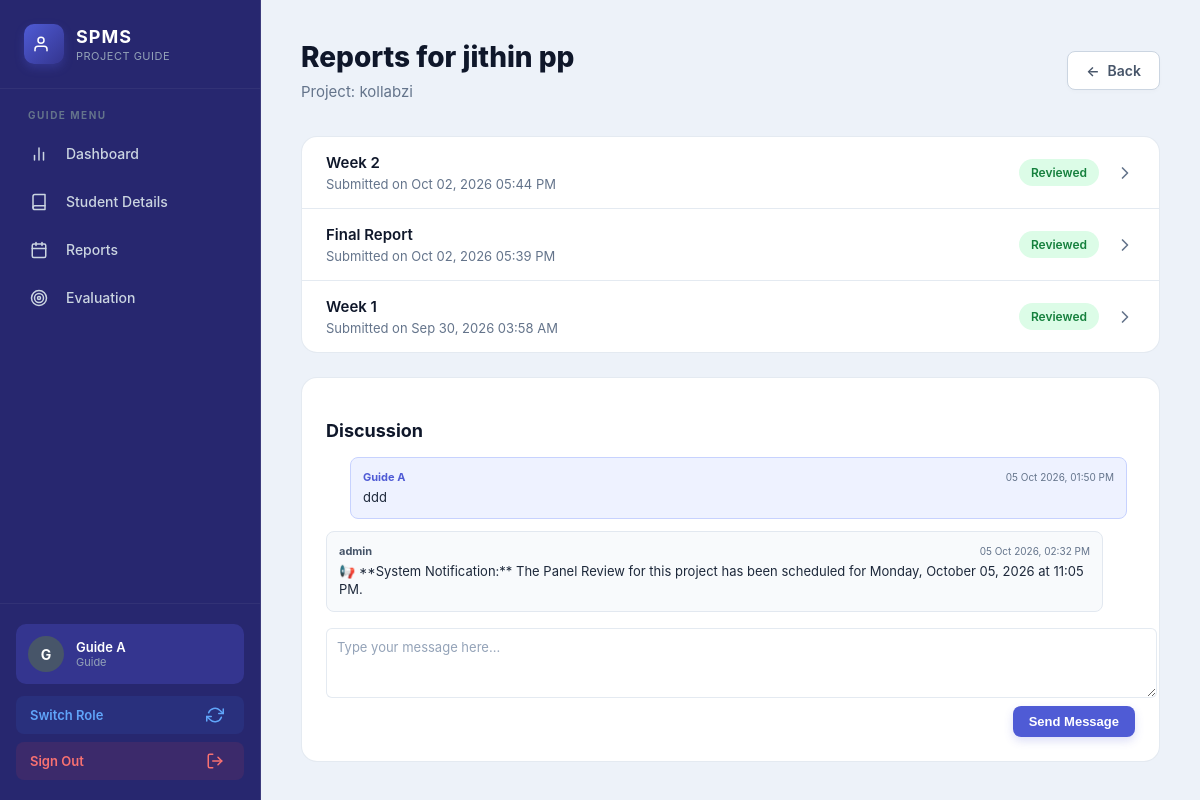
The page /guides/project/18/reports/ (signed in) on the database its author committed.
### accounts/models.py (models this page shows, shortened)
class User(AbstractUser):
    is_student = models.BooleanField(default=False)
    is_coordinator = models.BooleanField(default=False)
    is_faculty = models.BooleanField(default=False)
    is_expert = models.BooleanField(default=False)
    is_guide = models.BooleanField(default=False)
    is_panel = models.BooleanField(default=False)
    phone = models.CharField(
        max_length=15,
        blank=True,
        null=True
    )
    roll_number = models.CharField(
        max_length=50,
        blank=True,
        null=True
    )
    department = models.CharField(
        max_length=100,
        blank=True,
        null=True
    )
    domain_of_expertise = models.CharField(
        max_length=200,
        blank=True,
        null=True
    )
    semester = models.CharField(
        max_length=20,
        blank=True,
        null=True
    )
    batch = models.CharField(
        max_length=20,
        blank=True,
        null=True
    )

### projects/models.py (models this page shows, shortened)
class ProjectProposal(models.Model):
    PROJECT_TYPE_CHOICES = [
        ("MINI", "Mini Project"),
        ("MAIN", "Main Project"),
    ]
    STATUS_CHOICES = [
        ("SUBMITTED", "Submitted"),
        ("EXPERT_ASSIGNED", "Expert Assigned"),
        ("CHANGES_REQUESTED", "Changes Requested"),
        ("CHANGES_SENT_TO_STUDENT", "Changes Sent To Student"),
        ("EXPERT_APPROVED", "Expert Approved"),
        ("COORDINATOR_APPROVED", "Coordinator Approved"),
        ("GUIDE_ASSIGNED", "Guide Assigned"),
        ("GUIDE_REJECTED", "Guide Rejected"),
        ("IN_PROGRESS", "In Progress"),
        ("COMPLETED", "Completed"),
        ("REJECTED", "Rejected"),
    ]
    student = models.ForeignKey(
        settings.AUTH_USER_MODEL,
        on_delete=models.CASCADE,
        related_name="project_proposals",
        limit_choices_to={"is_student": True}
    )
    project_type = models.CharField(
        max_length=10,
        choices=PROJECT_TYPE_CHOICES,
        default="MAIN"
    )
    title = models.CharField(max_length=255)
    abstract = models.TextField(blank=True)
    domain = models.CharField(
        max_length=255,
        blank=True
    )
    technologies = models.TextField(
        blank=True
    )
    description = models.TextField(
        blank=True
    )
    proposal_document = models.FileField(
        upload_to="proposals/",
        blank=True,
        null=True
    )
    domain_expert = models.ForeignKey(
        settings.AUTH_USER_MODEL,
        on_delete=models.SET_NULL,
        null=True,
        blank=True,
        related_name="expert_proposals",
        limit_choices_to={"is_expert": True}
    )
    expert_comments = models.TextField(
        blank=True,
        null=True
    )
    status = models.CharField(
        max_length=40,
        choices=STATUS_CHOICES,
        default="SUBMITTED"
    )
    guide = models.ForeignKey(
        settings.AUTH_USER_MODEL,
        on_delete=models.SET_NULL,
        null=True,
        blank=True,
        related_name="guided_proposals",
        limit_choices_to={"is_guide": True}
    )
    panel_members = models.ManyToManyField(
        settings.AUTH_USER_MODEL,
        blank=True,
        related_name="assigned_panel_projects",
        limit_choices_to={"is_panel": True},
    )
    guide_rejection_reason = models.TextField(
        blank=True,
        null=True
    )
    guide_rejected_at = models.DateTimeField(
        blank=True,
        null=True
    )
    review_date = models.DateTimeField(
        blank=True,
        null=True,
        help_text="Scheduled date and time for the project review by the panel."
    )
    submitted_at = models.DateTimeField(
        auto_now_add=True
    )
    updated_at = models.DateTimeField(
        auto_now=True
    )

class ProjectProgress(models.Model):
    REPORT_CHOICES = [
        (
            "PROGRESS_1",
            "Progress Report 1"
        ),
        (
            "PROGRESS_2",
            "Progress Report 2"
        ),
        (
            "PROGRESS_3",
            "Progress Report 3"
        ),
        (
            "FINAL_REPORT",
            "Final Report"
        ),
    ]
    STATUS_CHOICES = [
        (
            "SUBMITTED",
            "Submitted"
        ),
        (
            "REVIEWED",
            "Reviewed"
        ),
        (
            "CHANGES_REQUIRED",
            "Changes Required"
        ),
    ]
    project = models.ForeignKey(
        ProjectProposal,
        on_delete=models.CASCADE,
        related_name="progress_reports"
    )
    student = models.ForeignKey(
        settings.AUTH_USER_MODEL,
        on_delete=models.CASCADE,
        related_name="progress_reports",
        limit_choices_to={
            "is_student": True
        }
    )
    report_type = models.CharField(
        max_length=30,
        choices=REPORT_CHOICES
    )
    week_number = models.PositiveIntegerField(
        blank=True,
        null=True
    )
    title = models.CharField(
        max_length=200
    )
    description = models.TextField()
    document = models.FileField(
        upload_to="progress_reports/",
        blank=True,
        null=True
    )
    status = models.CharField(
        max_length=30,
        choices=STATUS_CHOICES,
        default="SUBMITTED"
    )
    marks = models.DecimalField(
        max_digits=5,
        decimal_places=2,
        null=True,
        blank=True
    )
    detailed_marks = models.JSONField(
        default=dict,
        blank=True
    )
    guide_feedback = models.TextField(
        blank=True,
        null=True
    )
    submitted_at = models.DateTimeField(
        auto_now_add=True
    )
    reviewed_at = models.DateTimeField(
        blank=True,
        null=True
    )
    class Meta:
        ordering = [
            "submitted_at"
        ]
    @property
    def week_label(self):
        week_number = self.week_number
        if week_number is None:
            week_number = {
                "PROGRESS_1": 1,
                "PROGRESS_2": 2,
                "PROGRESS_3": 3,
            }.get(self.report_type)
        return f"Week {week_number}" if week_number else ""

class ProjectMessage(models.Model):
    project = models.ForeignKey(
        ProjectProposal,
        on_delete=models.CASCADE,
        related_name="messages"
    )
    sender = models.ForeignKey(
        settings.AUTH_USER_MODEL,
        on_delete=models.CASCADE,
        related_name="sent_messages"
    )
    message = models.TextField()
    created_at = models.DateTimeField(auto_now_add=True)
    class Meta:
        ordering = ["created_at"]

### guides/views.py (the view, shortened to what this page needs)
    @login_required
    def wrapper(request, *args, **kwargs):
        return view_func(
            request,
            *args,
            **kwargs
        )

### templates/guide/student_reports_list.html (shortened to what this page needs)
{% extends "base.html" %}
{% load static %}
{% block content %}
<div class="dashboard-layout">
    {% include 'guide/sidebar.html' %}
    <main class="dashboard-main">
        <header class="dashboard-header">
            <div class="header-content">
                <h1>Reports for {{ project.student.get_full_name|default:project.student.username }}</h1>
                <p>Project: {{ project.title }}</p>
            </div>
            <div class="header-actions">
                <a href="{% url 'guides:reports' %}" class="btn-secondary">
                    <span>←</span>
                    <span>Back</span>
                </a>
            </div>
        </header>
        <section class="recent-section">
            <div class="recent-card">
                {% if reports %}
                    <div class="recent-list">
                        {% for report in reports %}
                        <a href="{% url 'guides:report_detail' report.id %}" class="recent-item">
                            <div class="recent-user-info" style="flex: 1;">
                                <span class="recent-name" style="font-size: 15px; {% if report.status == 'SUBMITTED' %}font-weight: 700; color: #0f172a;{% endif %}">
                                    {{ report.week_label|default:report.get_report_type_display }}
                                </span>
                                <span class="recent-project" style="font-size: 13px;">Submitted on {{ report.submitted_at|date:"M d, Y h:i A" }}</span>
                            </div>
                            <div style="display: flex; align-items: center; gap: 16px;">
                                <span class="status-badge
                                    {% if report.status == 'REVIEWED' %}bg-green
                                    {% elif report.status == 'SUBMITTED' %}bg-orange
                                    {% else %}bg-purple{% endif %}">
                                    {% if report.status == 'SUBMITTED' %}Unread{% else %}{{ report.get_status_display }}{% endif %}
                                </span>
                                <svg width="20" height="20" viewBox="0 0 24 24" fill="none" stroke="currentColor" stroke-width="2" stroke-linecap="round" stroke-linejoin="round" style="color: #64748b;"><polyline points="9 18 15 12 9 6"></polyline></svg>
                            </div>
                        </a>
                        {% endfor %}
                    </div>
                {% endif %}
            </div>
            <div class="recent-card" style="padding: 24px; margin-top: 24px;">
                <h3 style="font-size: 18px; font-weight: 700; margin-bottom: 16px;">Discussion</h3>
                <div style="display: flex; flex-direction: column; gap: 12px; margin-bottom: 16px; max-height: 400px; overflow-y: auto; padding-right: 8px;">
                    {% for msg in project_messages %}
                        <div style="background: {% if msg.sender == request.user %}#eef2ff{% else %}#f8fafc{% endif %}; padding: 12px; border-radius: 8px; border: 1px solid {% if msg.sender == request.user %}#c7d2fe{% else %}#e2e8f0{% endif %}; margin-left: {% if msg.sender == request.user %}24px{% else %}0{% endif %}; margin-right: {% if msg.sender == request.user %}0{% else %}24px{% endif %};">
                            <div style="display: flex; justify-content: space-between; align-items: center; margin-bottom: 4px;">
                                <span style="font-size: 11px; font-weight: 700; color: {% if msg.sender == request.user %}#4f5bd5{% else %}#475569{% endif %};">{{ msg.sender.get_full_name|default:msg.sender.username }}</span>
                                <span style="font-size: 10px; color: #64748b;">{{ msg.created_at|date:"d M Y, h:i A" }}</span>
                            </div>
                            <p style="font-size: 13px; color: #1e293b; margin: 0; line-height: 1.4;">{{ msg.message|linebreaksbr }}</p>
                        </div>
                    {% empty %}
                        <div style="text-align: center; padding: 20px 0; color: #64748b; font-size: 13px;">
                            No messages yet. Start a conversation with the student.
                        </div>
                    {% endfor %}
                </div>
                <form method="post" action="{% url 'guides:send_message' project.id %}?next={% url 'guides:student_reports' project.id %}">
                    <div style="display: flex; flex-direction: column; gap: 8px;">
                        <textarea name="message" class="form-input" rows="3" placeholder="Type your message here..." required style="width: 100%; border: 1px solid var(--border-color); border-radius: 6px; padding: 10px; resize: vertical; font-size: 13px;"></textarea>
                        <button type="submit" class="btn-primary" style="align-self: flex-end; padding: 8px 16px; font-size: 13px;">Send Message</button>
                    </div>
                </form>
            </div>
        </section>
    </main>
</div>
{% endblock %}

### templates/guide/sidebar.html (shortened to what this page needs)
{% load static %}
<link rel="stylesheet" href="{% static 'css/coordinator_theme.css' %}?v=3">
    <aside class="premium-sidebar">
        <div class="sidebar-brand">
            <div class="brand-logo"><svg width="18" height="18" viewBox="0 0 24 24" fill="none" stroke="currentColor" style="vertical-align: text-bottom; margin-right: 6px;" stroke-width="2" stroke-linecap="round" stroke-linejoin="round"><path d="M20 21v-2a4 4 0 0 0-4-4H8a4 4 0 0 0-4 4v2"></path><circle cx="12" cy="7" r="4"></circle></svg></div>
            <div class="brand-text">
                <h2>SPMS</h2>
                <p>Project Guide</p>
            </div>
        </div>
        <nav class="sidebar-nav">
            <div class="nav-section">Guide Menu</div>
            <a href="{% url 'guides:dashboard' %}" class="nav-item {% if request.resolver_match.url_name == 'dashboard' %}active{% endif %}">
                <span class="nav-icon"></span>
                <span class="nav-text">Dashboard</span>
            </a>
            <a href="{% url 'guides:students' %}" class="nav-item {% if request.resolver_match.url_name == 'students' or request.resolver_match.url_name == 'project_detail' %}active{% endif %}">
                <span class="nav-icon"></span>
                <span class="nav-text">Student Details</span>
            </a>
            <a href="{% url 'guides:reports' %}" class="nav-item {% if request.resolver_match.url_name == 'reports' %}active{% endif %}">
                <span class="nav-icon"></span>
                <span class="nav-text">Reports</span>
            </a>
            <a href="{% url 'guides:evaluations' %}" class="nav-item {% if request.resolver_match.url_name == 'evaluations' %}active{% endif %}">
                <span class="nav-icon"></span>
                <span class="nav-text">Evaluation</span>
            </a>
        </nav>
        <div class="sidebar-footer">
            <div class="user-card">
                <div class="user-avatar">
                    {{ request.user.username|first|upper }}
                </div>
                <div class="user-details">
                    <span class="user-name">{{ request.user.get_full_name|default:request.user.username }}</span>
                    <span class="user-role">Guide</span>
                </div>
            </div>
            {% if request.user.is_superuser or request.user.is_coordinator or request.user.is_expert or request.user.is_panel or request.user.is_student %}
            <a href="{% url 'accounts:dashboard' %}" class="switch-role-btn">
                <span>Switch Role</span>
                <span></span>
            </a>
            {% endif %}
            <a href="{% url 'accounts:logout' %}" class="logout-btn">
                <span>Sign Out</span>
                <span></span>
            </a>
        </div>
    </aside>

### rows shown on the page
User: user.username|first "G", user.get_full_name "Guide A"
ProjectProposal: student.get_full_name "jithin pp", title "kollabzi"
ProjectProgress: week_label "Week 2", submitted_at "Oct 02, 2026 05:44 PM", status "Reviewed"
ProjectProgress: week_label "Final Report", submitted_at "Oct 02, 2026 05:39 PM", status "Reviewed"
ProjectProgress: week_label "Week 1", submitted_at "Sep 30, 2026 03:58 AM", status "Reviewed"
ProjectMessage: sender.get_full_name "Guide A", created_at "05 Oct 2026, 01:50 PM", message "ddd"
ProjectMessage: sender.get_full_name "admin", created_at "05 Oct 2026, 02:32 PM", message "📢 **System Notification:** The Panel Review for this project has been scheduled for Monday, October 05, 2026 at 11:05 PM."
